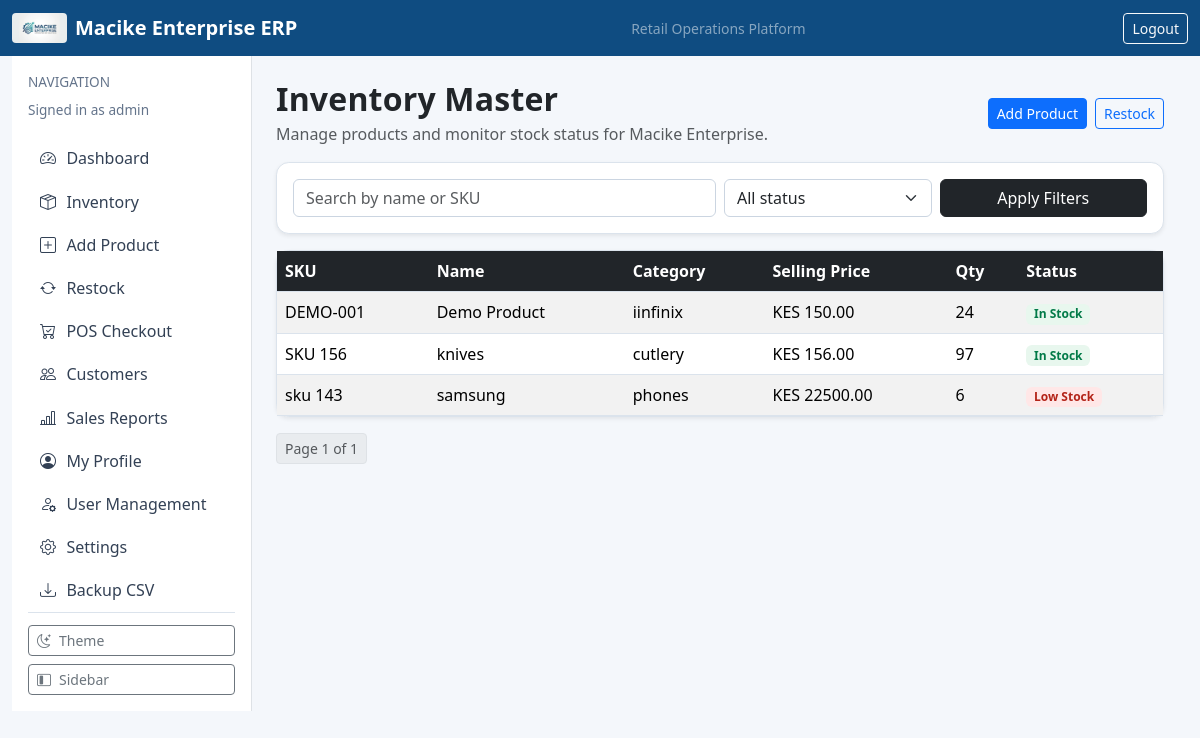
The page /inventory/ (signed in) on the database as committed earlier.
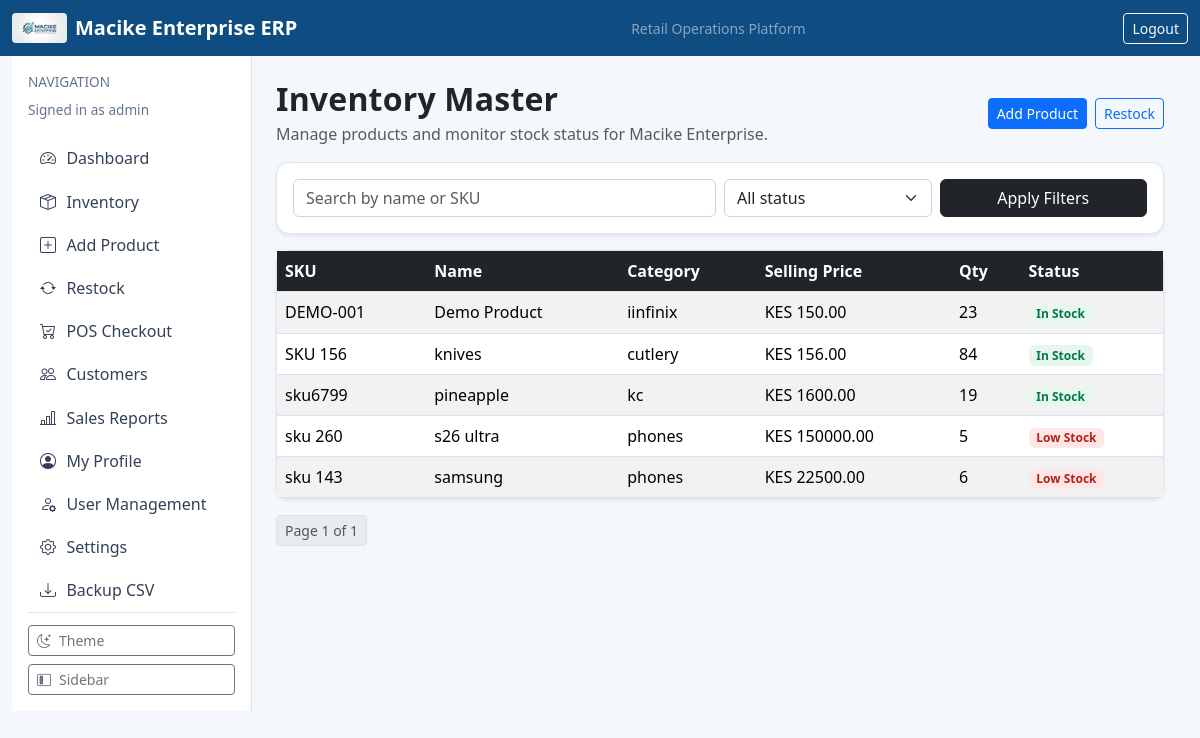
The same page on the database as committed later.
### inventory/models.py (models this page shows, shortened)
class Product(models.Model):
    category = models.ForeignKey(ProductCategory, on_delete=models.PROTECT, related_name="products")
    supplier = models.ForeignKey(Supplier, on_delete=models.SET_NULL, blank=True, null=True, related_name="products")
    name = models.CharField(max_length=200)
    sku = models.CharField(max_length=50, unique=True)
    cost_price = models.DecimalField(max_digits=10, decimal_places=2, validators=[MinValueValidator(0)])
    selling_price = models.DecimalField(max_digits=10, decimal_places=2, validators=[MinValueValidator(0)])
    quantity = models.PositiveIntegerField(default=0)
    reorder_level = models.PositiveIntegerField(default=10)
    @property
    def is_low_stock(self) -> bool:
        return self.quantity <= self.reorder_level

class ProductCategory(models.Model):
    name = models.CharField(max_length=100, unique=True)
    description = models.TextField(blank=True)
    is_active = models.BooleanField(default=True)

### inventory/views.py (the view)
# urls.py: path("", product_list, name="inventory-list"),
@login_required
def product_list(request):
    products_qs = Product.objects.select_related("category").all().order_by("name")
    q = request.GET.get("q", "").strip()
    status = request.GET.get("status", "").strip()
    if q:
        products_qs = products_qs.filter(models.Q(name__icontains=q) | models.Q(sku__icontains=q))
    if status == "low":
        products_qs = products_qs.filter(quantity__lte=models.F("reorder_level"))
    elif status == "ok":
        products_qs = products_qs.filter(quantity__gt=models.F("reorder_level"))
    paginator = Paginator(products_qs, 8)
    page_obj = paginator.get_page(request.GET.get("page"))
    return render(
        request,
        "inventory/product_list.html",
        {"products": page_obj.object_list, "page_obj": page_obj, "q": q, "status": status},
    )

### dashboard/context_processors.py (called while the page is built)
def app_settings(request):
    return {"app_settings": AppSettings.get_solo()}

### dashboard/models.py (called while the page is built)
    @classmethod
    def get_solo(cls):
        obj, _ = cls.objects.get_or_create(pk=1)
        return obj

### templates/inventory/product_list.html (shortened to what this page needs)
{% extends "base.html" %}
{% block content %}
<div class="d-flex justify-content-between align-items-center mb-3">
    <div>
        <h2 class="section-title mb-1">Inventory Master</h2>
        <p class="text-muted mb-0">Manage products and monitor stock status for Macike Enterprise.</p>
    </div>
    <div class="d-flex gap-2">
        <a class="btn btn-primary btn-sm" href="/inventory/new/">Add Product</a>
        <a class="btn btn-outline-primary btn-sm" href="/inventory/restock/">Restock</a>
    </div>
</div>
<div class="card shadow-sm mb-3">
    <div class="card-body">
        <form method="get" class="row g-2">
            <div class="col-md-6">
                <input class="form-control" type="text" name="q" value="{{ q }}" placeholder="Search by name or SKU">
            </div>
            <div class="col-md-3">
                <select class="form-select" name="status">
                    <option value="" {% if not status %}selected{% endif %}>All status</option>
                </select>
            </div>
            <div class="col-md-3 d-grid">
                <button class="btn btn-dark" type="submit">Apply Filters</button>
            </div>
        </form>
    </div>
</div>
<div class="card shadow-sm">
    <div class="table-responsive">
        <table class="table table-striped table-hover mb-0">
            <thead class="table-dark">
                <tr>
                    <th>SKU</th><th>Name</th><th>Category</th><th>Selling Price</th><th>Qty</th><th>Status</th>
                </tr>
            </thead>
            <tbody>
                {% for p in products %}
                    <tr>
                        <td>{{ p.sku }}</td>
                        <td>{{ p.name }}</td>
                        <td>{{ p.category.name }}</td>
                        <td>KES {{ p.selling_price }}</td>
                        <td>{{ p.quantity }}</td>
                        <td>
                            {% if p.is_low_stock %}
                                <span class="badge badge-soft-danger">Low Stock</span>
                            {% else %}
                                <span class="badge badge-soft-success">In Stock</span>
                            {% endif %}
                        </td>
                    </tr>
                {% empty %}
                    <tr><td colspan="6" class="text-center">No products yet.</td></tr>
                {% endfor %}
            </tbody>
        </table>
    </div>
</div>
{% if page_obj %}
<nav class="mt-3" aria-label="Products pagination">
    <ul class="pagination pagination-sm">
        <li class="page-item disabled"><span class="page-link">Page {{ page_obj.number }} of {{ page_obj.paginator.num_pages }}</span></li>
    </ul>
</nav>
{% endif %}
{% endblock %}

Rows that differ between the two databases and show on the page:
changed Product "DEMO-001": quantity "24" → "23"
changed Product "SKU 156": quantity "97" → "84"
added Product: sku "sku6799", name "pineapple", category.name "kc", selling_price "1600.00", quantity "19", reorder_level "In Stock"
added Product: sku "sku 260", name "s26 ultra", category.name "phones", selling_price "150000.00", quantity "5", reorder_level "Low Stock"
